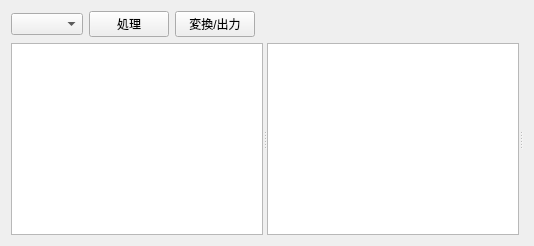
<?xml version="1.0" encoding="UTF-8"?>
<ui version="4.0">
 <class>GenericImageEditor</class>
 <widget class="QWidget" name="genericImageEditor"><layout class="QVBoxLayout" name="verticalLayout_imageEditor"><item><layout class="QHBoxLayout" name="horizontalLayout_imageToolbar"><item><widget class="QComboBox" name="imagePresetCombo"/></item><item><widget class="QPushButton" name="imageProcessButton"><property name="text"><string>処理</string></property></widget></item><item><widget class="QPushButton" name="imageExportButton"><property name="text"><string>変換/出力</string></property></widget></item><item><spacer name="imageToolbarSpacer"><property name="orientation"><enum>Qt::Horizontal</enum></property><property name="sizeHint"><size><width>40</width><height>20</height></size></property></spacer></item></layout></item><item><widget class="QSplitter" name="imageSplitter"><property name="orientation"><enum>Qt::Horizontal</enum></property><widget class="QGraphicsView" name="beforeImageView"/><widget class="QGraphicsView" name="afterImageView"/><widget class="QWidget" name="imageSettingsPanel"><layout class="QFormLayout" name="formLayout_imageSettings"/></widget></widget></item></layout></widget>
 <resources/>
 <connections/>
</ui>
